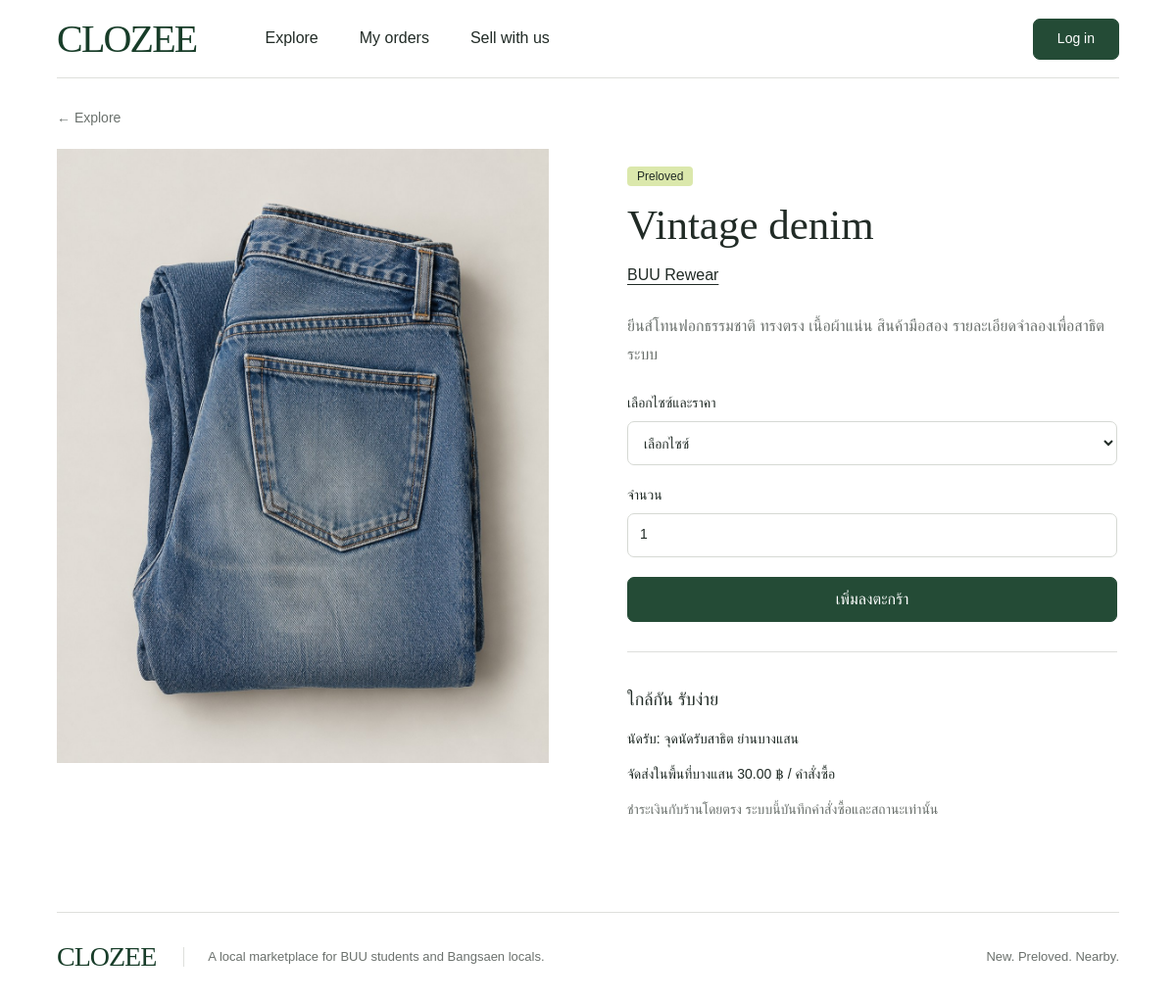
/product.php?id=2, run on the app's committed database.
### tables this page shows
CREATE TABLE products (
    product_id BIGINT UNSIGNED NOT NULL AUTO_INCREMENT,
    shop_id BIGINT UNSIGNED NOT NULL,
    product_name VARCHAR(180) NOT NULL,
    description TEXT NULL,
    category VARCHAR(80) NULL,
    condition_type ENUM('new','secondhand') NOT NULL,
    image_path VARCHAR(255) NULL,
    is_active TINYINT(1) NOT NULL DEFAULT 1,
    created_at TIMESTAMP NOT NULL DEFAULT CURRENT_TIMESTAMP,
    updated_at TIMESTAMP NOT NULL DEFAULT CURRENT_TIMESTAMP ON UPDATE CURRENT_TIMESTAMP,
    PRIMARY KEY (product_id),
    KEY idx_products_shop (shop_id),
    KEY idx_products_condition_active (condition_type, is_active),
    CONSTRAINT fk_products_shop FOREIGN KEY (shop_id)
      REFERENCES shops(shop_id) ON UPDATE CASCADE ON DELETE RESTRICT
);

CREATE TABLE shops (
    shop_id BIGINT UNSIGNED NOT NULL AUTO_INCREMENT,
    owner_user_id BIGINT UNSIGNED NOT NULL,
    shop_name VARCHAR(150) NOT NULL,
    description TEXT NULL,
    pickup_location VARCHAR(255) NULL,
    is_active TINYINT(1) NOT NULL DEFAULT 1,
    created_at TIMESTAMP NOT NULL DEFAULT CURRENT_TIMESTAMP,
    updated_at TIMESTAMP NOT NULL DEFAULT CURRENT_TIMESTAMP ON UPDATE CURRENT_TIMESTAMP,
    PRIMARY KEY (shop_id),
    UNIQUE KEY uq_shops_owner (owner_user_id),
    CONSTRAINT fk_shops_owner FOREIGN KEY (owner_user_id)
      REFERENCES users(user_id) ON UPDATE CASCADE ON DELETE RESTRICT
);

### public/product.php (called while the page is built)
<?php require __DIR__.'/../app/bootstrap.php';require ROOT.'/app/pages/product.php';

### app/config/example.php (called while the page is built)
<?php
return [
    'db_host' => '127.0.0.1',
    'db_port' => 3306,
    'db_name' => 'clozee',
    'db_user' => 'clozee',
    'db_pass' => '',
    'base_path' => '',
    'secure_cookies' => true,
    'delivery_fee' => '30.00',
];

### app/bootstrap.php (called while the page is built, shortened)
<?php
function config(): array
{
    static $values;
    if (is_array($values)) return $values;
    $values = require __DIR__ . '/config/example.php';
    $values['base_path'] = rtrim((string)$values['base_path'], '/');
    return $values;
}
require __DIR__ . '/config/db.php';
require __DIR__ . '/validation.php';
function url(string $path = ''): string { return config()['base_path'] . '/' . ltrim($path, '/'); }
function h(mixed $value): string { return htmlspecialchars((string)$value, ENT_QUOTES | ENT_SUBSTITUTE, 'UTF-8'); }

### app/config/db.php (called while the page is built, shortened)
<?php
function db(): PDO
{
    static $pdo;
    if ($pdo instanceof PDO) return $pdo;
    $c = config();
    $pdo = new PDO(
        sprintf('mysql:host=%s;port=%d;dbname=%s;charset=utf8mb4', $c['db_host'], $c['db_port'], $c['db_name']),
        $c['db_user'], $c['db_pass'],
        [PDO::ATTR_ERRMODE => PDO::ERRMODE_EXCEPTION, PDO::ATTR_DEFAULT_FETCH_MODE => PDO::FETCH_ASSOC,
         PDO::ATTR_EMULATE_PREPARES => false, PDO::ATTR_STRINGIFY_FETCHES => false]
    );
    $pdo->exec("SET time_zone = '+00:00'");
    return $pdo;
}
function query(string $sql, array $params = []): PDOStatement
{
    $statement = db()->prepare($sql);
    $statement->execute($params);
    return $statement;
}

### app/validation.php (called while the page is built, shortened)
<?php
function cents(mixed $value): int {
    if (!preg_match('/^(0|[1-9][0-9]{0,6})(?:\.([0-9]{1,2}))?$/D', (string)$value, $m)) throw new ValidationException('ราคาต้องไม่ติดลบและมีทศนิยมไม่เกิน 2 หลัก');
    return (int)$m[1]*100 + (int)str_pad($m[2]??'', 2, '0');
}
function money(mixed $decimal): string { return number_format(cents((string)$decimal)/100, 2) . ' ฿'; }

### app/pages/product.php (the view, shortened to what this page needs)
<?php
$id=filter_var($_GET['id']??null,FILTER_VALIDATE_INT);if(!$id) fail(404,'ไม่พบสินค้า');
$p=query('SELECT p.*,s.shop_name,s.owner_user_id,s.pickup_location FROM products p JOIN shops s ON s.shop_id=p.shop_id WHERE p.product_id=? AND p.is_active=1 AND s.is_active=1',[$id])->fetch();
$title=$p['product_name'];require ROOT.'/app/templates/header.php'; ?>
<a class="back-link" href="<?=h(url('products.php'))?>">← Explore</a><section class="detail-layout"><div class="detail-photo"><img src="<?=h(url('assets/images/'.(in_array($p['image_path'],IMAGES,true)?$p['image_path']:'linen.jpg')))?>" alt="<?=h($p['product_name'])?>"></div><div class="detail-copy"><span class="condition"><?=$p['condition_type']==='new'?'New':'Preloved'?></span><h1><?=h($p['product_name'])?></h1><a class="underlined" href="<?=h(url('shop.php?id='.$p['shop_id']))?>"><?=h($p['shop_name'])?></a><p class="description"><?=nl2br(h($p['description']))?></p>
<form action="<?=h(url('cart.php'))?>" method="post" class="stack"><label>เลือกไซซ์และราคา<select name="variant_id" required><option value="">เลือกไซซ์</option></select></label><label>จำนวน<input type="number" name="quantity" value="1" min="1" max="99" required></label><button class="button" type="submit">เพิ่มลงตะกร้า</button></form>
<div class="delivery-note"><h2>ใกล้กัน รับง่าย</h2><p>นัดรับ: <?=h($p['pickup_location'])?></p><p>จัดส่งในพื้นที่บางแสน <?=money(config()['delivery_fee'])?> / คำสั่งซื้อ</p><p class="muted">ชำระเงินกับร้านโดยตรง ระบบนี้บันทึกคำสั่งซื้อและสถานะเท่านั้น</p></div></div></section>
<?php require ROOT.'/app/templates/footer.php'; ?>

### public/assets/css/app.css (style rules this page uses)
:root { --ink:#212b26;--green:#244b36;--sage:#eef2ed;--lime:#dbe8ac;--line:#dedfdc;--muted:#6b716d;--danger:#9a302b;--radius:7px;font-family:Arial,"Tahoma",sans-serif;color:var(--ink);background:#fff;font-size:16px;line-height:1.55 }
* { box-sizing:border-box }
body { margin:0 }
a { color:inherit;text-decoration:none }
button,input,select,textarea { font:inherit }
button,a,input,select,textarea { -webkit-tap-highlight-color:transparent }
button,a { touch-action:manipulation }
button { cursor:pointer }
img { display:block;max-width:100% }
.button,button.button { display:inline-flex;align-items:center;justify-content:center;border:1px solid var(--green);background:var(--green);color:#fff;min-height:46px;padding:10px 23px;border-radius:var(--radius);font-weight:500;white-space:nowrap;text-align:center }
.condition { display:inline-block;padding:1px 10px;background:var(--lime);border-radius:4px;font-size:12px;line-height:1.5 }
.muted,.field-help { color:var(--muted) }
h1,h2,h3,p { overflow-wrap:anywhere }
input:not([type=checkbox]):not([type=radio]),select,textarea { display:block;min-height:45px;border:1px solid #d6d9d4;background:white;color:var(--ink);border-radius:var(--radius);padding:10px 12px;max-width:100% }
label { display:block;font-size:14px;font-weight:500 }
label>input,label>textarea,label>select { margin-top:7px;width:100% }
.stack { display:grid;gap:20px }
.back-link { display:inline-block;color:var(--muted);font-size:14px;margin:20px 0 }
.underlined { text-decoration:underline;text-underline-offset:4px }
.detail-layout { display:grid;grid-template-columns:1fr 1fr;gap:80px;padding:0 0 30px }
.detail-photo { max-width:600px }
.detail-photo img { width:100%;aspect-ratio:4/5;object-fit:cover }
.detail-copy { max-width:500px;padding:15px 0 }
.detail-copy h1 { font:43px/1.15 Georgia,serif;margin:14px 0 }
.description { white-space:normal;color:var(--muted);line-height:1.8;margin:25px 0 }
.delivery-note { border-top:1px solid var(--line);margin-top:30px;padding-top:20px;font-size:14px }
.delivery-note h2 { font-size:18px;font-weight:500 }

### data on the page
products: image_path (picture), product_name "Vintage denim", shop.shop_name "BUU Rewear", description "ยีนส์โทนฟอกธรรมชาติ ทรงตรง เนื้อผ้าแน่น สินค้ามือสอง รายละเอียดจำลองเพื่อสาธิตระบบ", shop.pickup_location "จุดนัดรับสาธิต ย่านบางแสน"

### other printed values
money(config()['delivery_fee']) "30.00 ฿"
